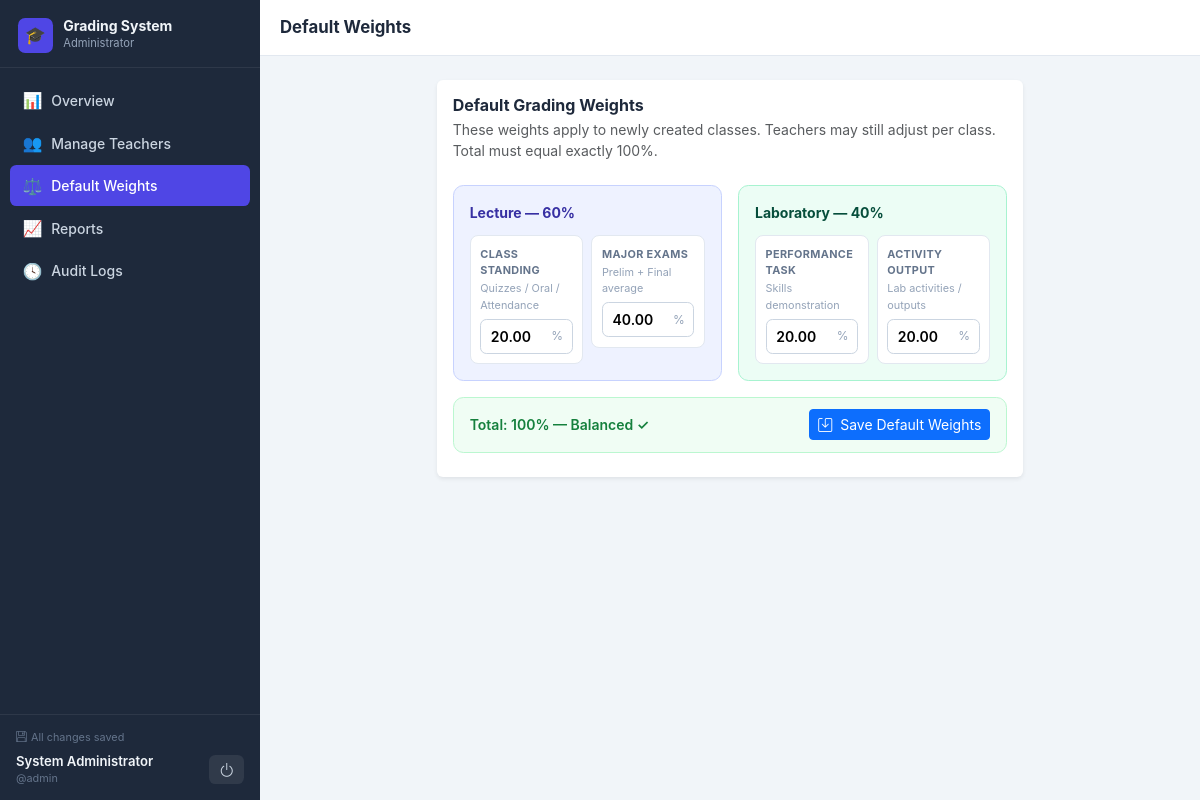
Screenshot of /admin/dashboard.php?page=weights (signed in) with the database file from the repository.
### tables this page shows
CREATE TABLE default_weights (
  id INT PRIMARY KEY DEFAULT 1,
  class_standing DECIMAL(5,2) NOT NULL DEFAULT 20,
  major_exams DECIMAL(5,2) NOT NULL DEFAULT 40,
  performance_task DECIMAL(5,2) NOT NULL DEFAULT 20,
  activity_output DECIMAL(5,2) NOT NULL DEFAULT 20
);

### includes/auth.php (called while the page is built, shortened)
<?php
require_once __DIR__ . '/../config/db.php';
function base_url(): string {
    static $base = null;
    if ($base === null) {
        $docRoot = rtrim(str_replace('\\', '/', $_SERVER['DOCUMENT_ROOT'] ?? ''), '/');
        $appRoot = rtrim(str_replace('\\', '/', dirname(__DIR__)), '/');
        $base = ($docRoot !== '' && strpos($appRoot, $docRoot) === 0)
            ? substr($appRoot, strlen($docRoot))
            : '';
    }
    return $base;
}
function current_session(): ?array {
    $u = $_SESSION['user'] ?? null;
    $table = ($u['role'] ?? '') === 'admin' ? 'admins' : 'teachers';
    $sql = "SELECT id, username, name FROM $table WHERE id = ?";
    $stmt = get_db()->prepare($sql);
    $stmt->execute([$u['id']]);
    $account = $stmt->fetch();
    return $_SESSION['user'] = array_merge($u, $account);
}
function require_login(): array {
    $u = current_session();
    return $u;
}
function require_role(string $role): array {
    $u = require_login();
    return $u;
}
function h($v): string {
    return htmlspecialchars((string)$v, ENT_QUOTES, 'UTF-8');
}

### config/db.php (called while the page is built, shortened)
<?php
function get_db(): PDO {
    static $pdo = null;
    if ($pdo !== null) return $pdo;
    try {
        $pdo = new PDO('mysql:host=' . DB_HOST . ';port=' . DB_PORT . ';dbname=' . DB_NAME . ';charset=utf8mb4', DB_USER, DB_PASS, [
            PDO::ATTR_ERRMODE => PDO::ERRMODE_EXCEPTION,
            PDO::ATTR_DEFAULT_FETCH_MODE => PDO::FETCH_ASSOC,
            PDO::ATTR_EMULATE_PREPARES => false,
        ]);
        return $pdo;
    } catch (Throwable $e) {
        error_log('Database connection failed: ' . $e->getMessage());
        http_response_code(503);
        exit('Service temporarily unavailable. Please try again later.');
    }
}

### admin/dashboard.php (the view, shortened to what this page needs)
<?php
require_once __DIR__ . '/../includes/auth.php';
require_role('admin');
$page    = $_GET['page'] ?? 'overview';
$assetBase = '../';
$pdo = get_db();
$navItems = [
    ['id' => 'overview', 'label' => 'Overview',        'icon' => '📊', 'href' => 'dashboard.php?page=overview'],
    ['id' => 'teachers', 'label' => 'Manage Teachers',  'icon' => '👥', 'href' => 'dashboard.php?page=teachers'],
    ['id' => 'weights',  'label' => 'Default Weights',  'icon' => '⚖️', 'href' => 'dashboard.php?page=weights'],
    ['id' => 'reports',  'label' => 'Reports',          'icon' => '📈', 'href' => 'dashboard.php?page=reports'],
    ['id' => 'logs',     'label' => 'Audit Logs',       'icon' => '🕓', 'href' => 'dashboard.php?page=logs'],
];
$activeId  = $page;
$titles    = ['overview'=>'Overview','teachers'=>'Manage Teachers','weights'=>'Default Weights','reports'=>'Reports','logs'=>'Audit Logs'];
$pageTitle = $titles[$page];
$roleLabel = 'Administrator';
require __DIR__ . '/../includes/layout_start.php';
?>
<?php  if ($page === 'overview'): ?>
<?php
  $totalTeachers  = (int)$pdo->query('SELECT COUNT(*) c FROM teachers')->fetch()['c'];
  $activeTeachers = (int)$pdo->query("SELECT COUNT(*) c FROM teachers WHERE status='active'")->fetch()['c'];
  $totalClasses   = (int)$pdo->query('SELECT COUNT(*) c FROM classes')->fetch()['c'];
  $totalStudents  = (int)$pdo->query('SELECT COUNT(*) c FROM students')->fetch()['c'];
  $classes = $pdo->query('SELECT c.*, t.name AS teacher_name FROM classes c LEFT JOIN teachers t ON t.id=c.teacher_id ORDER BY c.created_at DESC')->fetchAll();
  $classComputed = class_statistics($pdo, array_column($classes, 'id'));
  $passed = array_sum(array_column($classComputed, 'passed'));
  $failed = array_sum(array_column($classComputed, 'failed'));
  $passRate = ($passed + $failed) > 0 ? round(($passed / ($passed + $failed)) * 100) : 0;
?>
<div class="row g-3 mb-4">
  <div class="col-6 col-xl-3">
    <div class="card border-0 shadow-sm h-100">
      <div class="card-body">
        <div class="stat-icon bg-indigo">👥</div>
        <p class="stat-value"><?= $totalTeachers ?></p>
        <p class="stat-label">Total Teachers</p>
        <p class="stat-sub"><?= $activeTeachers ?> active</p>
      </div>
    </div>
  </div>
  <div class="col-6 col-xl-3">
    <div class="card border-0 shadow-sm h-100">
      <div class="card-body">
        <div class="stat-icon bg-blue">📚</div>
        <p class="stat-value"><?= $totalClasses ?></p>
        <p class="stat-label">Total Classes</p>
        <p class="stat-sub">across all teachers</p>
      </div>
    </div>
  </div>
  <div class="col-6 col-xl-3">
    <div class="card border-0 shadow-sm h-100">
      <div class="card-body">
        <div class="stat-icon bg-emerald">🎓</div>
        <p class="stat-value"><?= $totalStudents ?></p>
        <p class="stat-label">Total Students</p>
        <p class="stat-sub">enrolled records</p>
      </div>
    </div>
  </div>
  <div class="col-6 col-xl-3">
    <div class="card border-0 shadow-sm h-100">
      <div class="card-body">
        <div class="stat-icon bg-amber">📈</div>
        <p class="stat-value"><?= $passRate ?>%</p>
        <p class="stat-label">Overall Pass Rate (completed grades)</p>
        <p class="stat-sub"><?= $passed ?> passed / <?= $failed ?> failed</p>
      </div>
    </div>
  </div>
</div>
<div class="card border-0 shadow-sm">
  <div class="card-body">
    <h5 class="section-title">Classes Overview</h5>
    <div class="table-responsive">
      <table class="table table-hover align-middle mb-0" style="font-size:.875rem;">
        <thead class="table-light">
          <tr><th>Class</th><th>Teacher</th><th>Students</th><th>Pass Rate</th></tr>
        </thead>
        <tbody>
          <?php foreach ($classes as $c): $cc = $classComputed[$c['id']]; $rate = $cc['passRate'] ?? 0; ?>
          <tr>
            <td>
              <p class="fw-semibold text-dark mb-0" style="font-size:.875rem;"><?= h($c['code']) ?></p>
              <p class="text-muted mb-0" style="font-size:.75rem;"><?= h($c['subject']) ?></p>
            </td>
            <td><?= h($c['teacher_name'] ?? '—') ?></td>
            <td><?= $cc['total'] ?></td>
            <td>
              <div class="d-flex align-items-center gap-2">
                <div class="grade-bar"><div class="fill <?= $rate>=75?'fill-pass':'fill-fail' ?>" style="width:<?= $rate ?>%"></div></div>
                <span class="fw-semibold" style="font-size:.78rem;color:#64748b;"><?= $rate ?>%</span>
              </div>
            </td>
          </tr>
          <?php endforeach; ?>
          <?php if (!$classes): ?><tr><td colspan="4" class="text-center text-muted py-4">No classes yet.</td></tr><?php endif; ?>
        </tbody>
      </table>
    </div>
  </div>
</div>
<?php  elseif ($page === 'weights'): ?>
<?php $dw = $pdo->query('SELECT * FROM default_weights WHERE id=1')->fetch(); ?>
<div class="row justify-content-center">
  <div class="col-lg-8">
    <div class="card border-0 shadow-sm">
      <div class="card-body">
        <h5 class="section-title mb-1">Default Grading Weights</h5>
        <p class="text-muted mb-4" style="font-size:.875rem;">
          These weights apply to newly created classes. Teachers may still adjust per class. Total must equal exactly 100%.
        </p>
        <div id="dwScope" data-weights-scope>
          <div class="row g-3 mb-3">
            <div class="col-md-6">
              <div class="weight-box lecture">
                <p class="wtitle lecture-total-label">Lecture — <?= (float)$dw['class_standing'] + (float)$dw['major_exams'] ?>%</p>
                <div class="row g-2">
                  <div class="col-6">
                    <div class="weight-field">
                      <label>Class Standing</label>
                      <p class="hint">Quizzes / Oral / Attendance</p>
                      <div class="input-wrap">
                        <input type="number" class="weight-input" data-w="class_standing"
                               value="<?= h($dw['class_standing']) ?>" min="0" max="100" step="0.5">
                        <span class="pct-label">%</span>
                      </div>
                    </div>
                  </div>
                  <div class="col-6">
                    <div class="weight-field">
                      <label>Major Exams</label>
                      <p class="hint">Prelim + Final average</p>
                      <div class="input-wrap">
                        <input type="number" class="weight-input" data-w="major_exams"
                               value="<?= h($dw['major_exams']) ?>" min="0" max="100" step="0.5">
                        <span class="pct-label">%</span>
                      </div>
                    </div>
                  </div>
                </div>
              </div>
            </div>
            <div class="col-md-6">
              <div class="weight-box lab">
                <p class="wtitle lab-total-label">Laboratory — <?= (float)$dw['performance_task'] + (float)$dw['activity_output'] ?>%</p>
                <div class="row g-2">
                  <div class="col-6">
                    <div class="weight-field">
                      <label>Performance Task</label>
                      <p class="hint">Skills demonstration</p>
                      <div class="input-wrap">
                        <input type="number" class="weight-input" data-w="performance_task"
                               value="<?= h($dw['performance_task']) ?>" min="0" max="100" step="0.5">
                        <span class="pct-label">%</span>
                      </div>
                    </div>
                  </div>
                  <div class="col-6">
                    <div class="weight-field">
                      <label>Activity Output</label>
                      <p class="hint">Lab activities / outputs</p>
                      <div class="input-wrap">
                        <input type="number" class="weight-input" data-w="activity_output"
                               value="<?= h($dw['activity_output']) ?>" min="0" max="100" step="0.5">
                        <span class="pct-label">%</span>
                      </div>
                    </div>
                  </div>
                </div>
              </div>
            </div>
          </div>
          <div class="weights-footer valid">
            <span class="wtxt weights-total-txt">Total: 100% — Balanced ✓</span>
            <button class="btn btn-primary btn-sm weights-save-btn" onclick="saveDefaultWeights()">
              <i class="bi bi-save me-1"></i> Save Default Weights
            </button>
          </div>
        </div>
      </div>
    </div>
  </div>
</div>
<?php  endif; ?>
<?php require __DIR__ . '/../includes/layout_end.php'; ?>

### includes/layout_start.php (shortened to what this page needs)
<?php
$u = current_session();
?>
<!DOCTYPE html>
<html lang="en">
<head>
<link rel="stylesheet" href="https://cdn.jsdelivr.net/npm/bootstrap@5.3.3/dist/css/bootstrap.min.css">
<link rel="stylesheet" href="https://cdn.jsdelivr.net/npm/bootstrap-icons@1.11.3/font/bootstrap-icons.min.css">
<link rel="stylesheet" href="<?= h($assetBase ?? '') ?>assets/css/style.css">
</head>
<body class="app-body">
<div class="d-none d-lg-flex flex-column sidebar-static" id="sidebarStatic">
  <div class="sidebar-brand">
    <div class="brand-icon">🎓</div>
    <div>
      <p class="sb-title">Grading System</p>
      <p class="sb-role"><?= h($roleLabel) ?></p>
    </div>
  </div>
  <nav class="sidebar-nav flex-grow-1">
    <?php foreach ($navItems as $item): ?>
      <a href="<?= h($item['href']) ?>" class="sb-link <?= $item['id'] === $activeId ? 'active' : '' ?>">
        <span class="sb-icon"><?= $item['icon'] ?></span>
        <span><?= h($item['label']) ?></span>
      </a>
    <?php endforeach; ?>
  </nav>
  <div class="sidebar-foot">
    <div class="saved-line"><i class="bi bi-floppy me-1"></i><span data-save-status role="status">All changes saved</span></div>
    <div class="who-row">
      <div class="overflow-hidden">
        <p class="uname"><?= h($u['name'] ?? '') ?></p>
        <p class="uhandle">@<?= h($u['username'] ?? '') ?></p>
      </div>
      <form method="post" action="<?= h(base_url()) ?>/logout.php">
          <button type="submit" class="logout-btn" title="Logout"><i class="bi bi-power"></i></button>
      </form>
    </div>
  </div>
</div>
<div class="main-col">
  <header class="topbar">
    <h1 class="topbar-title"><?= h($pageTitle) ?></h1>
  </header>
  <main class="page-content">

### assets/css/style.css (style rules this page uses)
:root { --sb-bg: #1e293b; --sb-width: 260px; --indigo: #4f46e5; --indigo-dark: #4338ca; --emerald: #059669; --topbar-h: 56px; }
body { background: #f1f5f9; font-family: "Inter", system-ui, -apple-system, sans-serif; }
.sidebar-static { width: var(--sb-width); min-width: var(--sb-width); min-height: 100vh; background: var(--sb-bg); position: sticky; top: 0; height: 100vh; overflow-y: auto; flex-shrink: 0; }
.sidebar-brand { display: flex; align-items: center; gap: .65rem; padding: 1.1rem 1.1rem .9rem; border-bottom: 1px solid rgba(255,255,255,.07); flex-shrink: 0; }
.brand-icon { width: 2.2rem; height: 2.2rem; border-radius: .45rem; background: var(--indigo); display: flex; align-items: center; justify-content: center; font-size: 1.05rem; flex-shrink: 0; }
.sb-title { font-size: .875rem; font-weight: 700; color: #f1f5f9; line-height: 1.2; margin: 0; }
.sb-role { font-size: .7rem; color: #94a3b8; margin: 0; }
.sidebar-nav { padding: .75rem .65rem; overflow-y: auto; }
.sb-link { display: flex; align-items: center; gap: .6rem; padding: .52rem .75rem; border-radius: .4rem; color: #cbd5e1; font-size: .875rem; font-weight: 500; text-decoration: none; margin-bottom: 2px; transition: background .12s, color .12s; }
.sb-link.active { background: var(--indigo); color: #fff; }
.sb-icon { font-size: 1rem; width: 1.2rem; text-align: center; flex-shrink: 0; }
.sidebar-foot { border-top: 1px solid rgba(255,255,255,.07); padding: .85rem 1rem; flex-shrink: 0; }
.saved-line { font-size: .68rem; color: #64748b; margin-bottom: .5rem; }
.who-row { display: flex; align-items: center; justify-content: space-between; gap: .5rem; }
.uname { font-size: .82rem; font-weight: 600; color: #f1f5f9; margin: 0; line-height: 1.3; white-space: nowrap; overflow: hidden; text-overflow: ellipsis; }
.uhandle { font-size: .68rem; color: #64748b; margin: 0; }
.logout-btn { background: rgba(255,255,255,.08); border: none; color: #cbd5e1; border-radius: .4rem; padding: .42rem .58rem; font-size: 1rem; line-height: 1; transition: background .12s, color .12s; cursor: pointer; }
body.app-body { display: flex; flex-direction: row; min-height: 100vh; margin: 0; }
.main-col { flex: 1 1 0; min-width: 0; display: flex; flex-direction: column; min-height: 100vh; }
.topbar { position: sticky; top: 0; z-index: 200; height: var(--topbar-h); background: #fff; border-bottom: 1px solid #e2e8f0; padding: 0 1.25rem; display: flex; align-items: center; gap: .75rem; flex-shrink: 0; }
.topbar-title { font-size: 1.05rem; font-weight: 700; margin: 0; color: #1e293b; }
.page-content { flex: 1; padding: 1.5rem; }
.weight-box { border-radius: .65rem; padding: 1rem; border: 1px solid; }
.weight-box.lecture { border-color: #c7d2fe; background: #eef2ff; }
.weight-box.lab { border-color: #a7f3d0; background: #ecfdf5; }
.weight-box .wtitle { font-size: .875rem; font-weight: 700; margin: 0 0 .75rem; }
.weight-box.lecture .wtitle { color: #3730a3; }
.weight-box.lab .wtitle { color: #064e3b; }
.weight-field { background: #fff; border: 1px solid #e2e8f0; border-radius: .5rem; padding: .6rem; }
.weight-field label { font-size: .68rem; font-weight: 700; color: #64748b; text-transform: uppercase; letter-spacing: .03em; display: block; }
.weight-field .hint { font-size: .68rem; color: #94a3b8; margin: .12rem 0 .35rem; }
.weight-field .input-wrap { position: relative; }
.weight-field input { width: 100%; border: 1px solid #cbd5e1; border-radius: .4rem; padding: .38rem .6rem; font-size: .875rem; font-weight: 600; }
.weight-field .pct-label { position: absolute; right: .6rem; top: 50%; transform: translateY(-50%); font-size: .75rem; color: #94a3b8; pointer-events: none; }
.weights-footer { border-radius: .65rem; padding: .7rem 1rem; border: 1px solid; margin-top: 1rem; display: flex; flex-wrap: wrap; align-items: center; justify-content: space-between; gap: .5rem; }
.weights-footer.valid { background: #f0fdf4; border-color: #bbf7d0; }
.weights-footer .wtxt { font-size: .875rem; font-weight: 600; }
.weights-footer.valid .wtxt { color: #15803d; }
.section-title { font-weight: 700; color: #1e293b; margin: 0 0 1rem; font-size: 1rem; }

### rows the page displays
default_weights: class_standing "20.00", major_exams "40.00", performance_task "20.00", activity_output "20.00"

### other values shown
$roleLabel "Administrator"
$item['icon'] "📊"
$item['label'] "Overview"
$item['icon'] "👥"
$item['label'] "Manage Teachers"
$item['icon'] "⚖️"
$item['label'] "Default Weights"
$item['icon'] "📈"
$item['label'] "Reports"
$item['icon'] "🕓"
$item['label'] "Audit Logs"
$u['name'] "System Administrator"
$u['username'] "admin"
$pageTitle "Default Weights"
